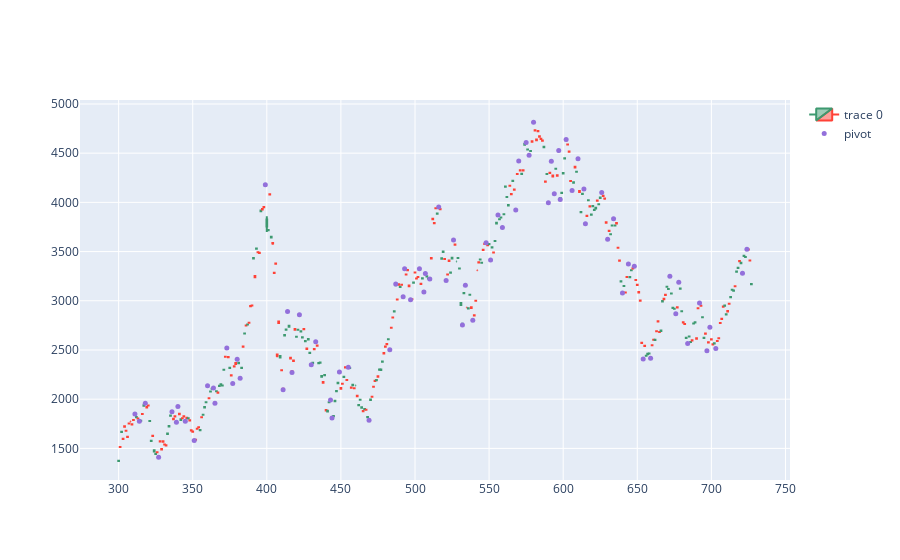

Notebook source saved alongside this figure:
### Code cell
dfpl = df[300:1000]
fig = go.Figure(data=[go.Candlestick(x=dfpl.index,
                open=dfpl['open'],
                high=dfpl['high'],
                low=dfpl['low'],
                close=dfpl['close'])])

fig.add_scatter(x=dfpl.index, y=dfpl['pointpos'], mode="markers",
                marker=dict(size=5, color="MediumPurple"),
                name="pivot")
fig.update_layout(xaxis_rangeslider_visible=False)
fig.show()

### Figure 1 — Plotly figure (JSON) as saved in the notebook; plotly's stock layout.template omitted (floating-point values rounded to 4 significant figures; data arrays with more than 128 entries replaced by an {"elided": "..."} marker saying what was removed)
{"data": [{"close": {"elided": "428 float values"}, "high": {"elided": "428 float values"}, "low": {"elided": "428 float values"}, "open": {"elided": "428 float values"}, "type": "candlestick", "x": {"elided": "428 int values"}}, {"marker": {"color": "MediumPurple", "size": 5}, "mode": "markers", "name": "pivot", "type": "scatter", "x": {"elided": "428 int values"}, "y": {"elided": "428 float values"}}], "layout": {"xaxis": {"rangeslider": {"visible": false}}}}
